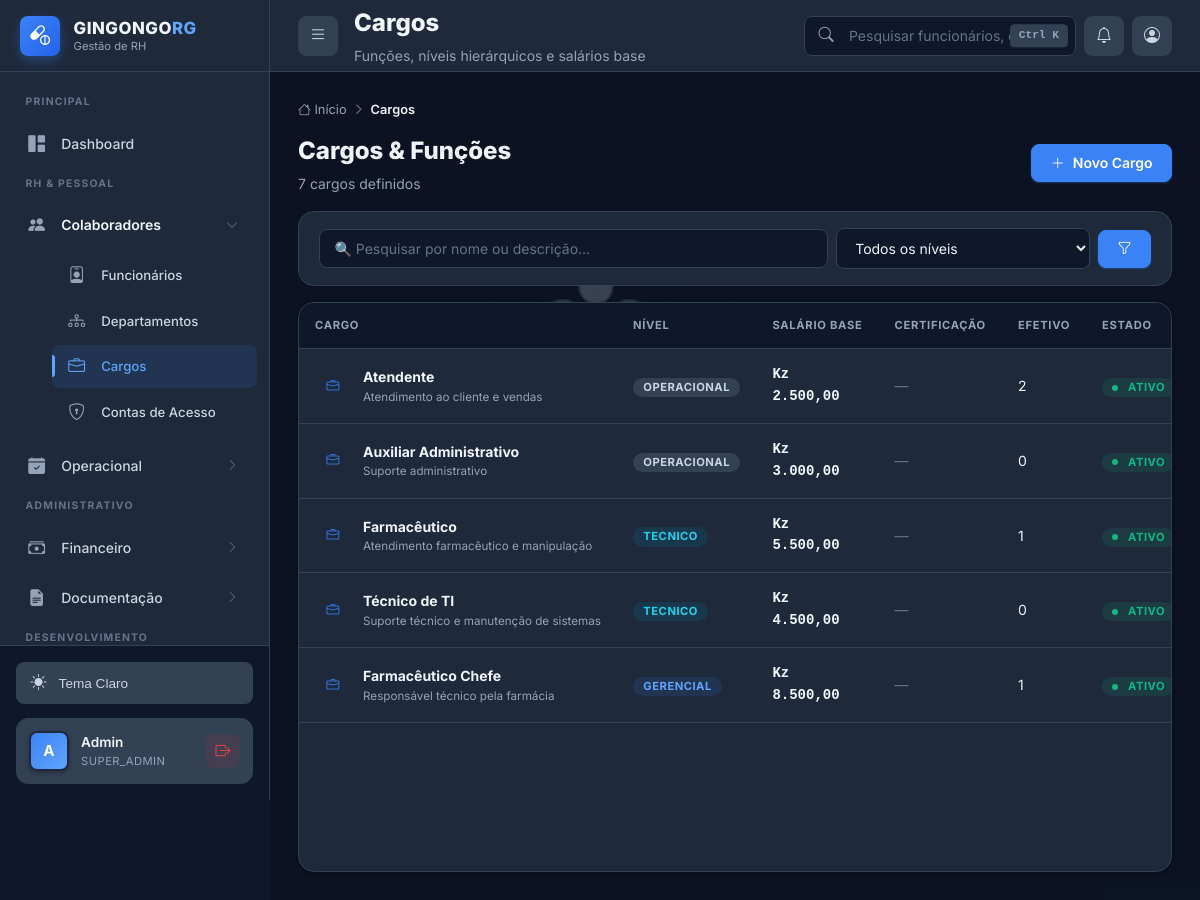
/cargos.php (signed in), run on the app's committed database.
### tables this page shows
CREATE TABLE IF NOT EXISTS cargos (
    id INT AUTO_INCREMENT PRIMARY KEY,
    nome VARCHAR(100) NOT NULL UNIQUE,
    salario_base DECIMAL(10, 2) NOT NULL,
    descricao TEXT,
    nivel_hierarquico ENUM('operacional', 'tecnico', 'gerencial', 'diretivo') DEFAULT 'operacional',
    requer_certificacao BOOLEAN DEFAULT FALSE,
    ativo BOOLEAN DEFAULT TRUE,
    created_at TIMESTAMP DEFAULT CURRENT_TIMESTAMP,
    updated_at TIMESTAMP DEFAULT CURRENT_TIMESTAMP ON UPDATE CURRENT_TIMESTAMP,
    INDEX idx_ativo (ativo),
    INDEX idx_nivel (nivel_hierarquico)
);

### src/bootstrap.php (called while the page is built, shortened)
<?php
if (!function_exists('kz')) {
    function kz($value) {
        return 'Kz ' . number_format((float)$value, 2, ',', '.');
    }
}

### public/cargos.php (the view, shortened to what this page needs)
<?php
require_once __DIR__ . '/../src/bootstrap.php';
$db = Database::getInstance()->getConnection();
$action = $_GET['action'] ?? 'list';
if ($action === 'list') {
    $busca = trim($_GET['busca'] ?? '');
    $sql = "SELECT c.*, (SELECT COUNT(*) FROM funcionarios f WHERE f.cargo_id = c.id AND f.status = 'ativo') as total
            FROM cargos c WHERE 1=1";
    $params = [];
    $sql .= " ORDER BY c.nivel_hierarquico, c.nome";
    $stmt = $db->prepare($sql);
    $stmt->execute($params);
    $cargos = $stmt->fetchAll();
}
?>
<!DOCTYPE html>
<html lang="pt-BR">
<head>
    <link rel="stylesheet" href="https://cdn.jsdelivr.net/npm/bootstrap-icons@1.11.3/font/bootstrap-icons.min.css">
    <link rel="stylesheet" href="css/style-2026.css">
</head>
<body class="dashboard-body">
    <div class="app-wrapper">
        <?php include 'includes/sidebar.php'; ?>
        <div class="main-area" id="mainArea">
            <?php include 'includes/topbar.php'; ?>
            <div class="content-body">
                <nav>
                    <ol class="breadcrumb">
                        <li class="breadcrumb-item"><a href="dashboard.php"><i class="bi bi-house"></i> Início</a></li>
                        <li class="breadcrumb-item active">Cargos</li>
                    </ol>
                </nav>
                <?php if ($action === 'list'): ?>
                    <div class="d-flex justify-content-between align-items-center mb-3" style="flex-wrap: wrap; gap: 1rem;">
                        <div>
                            <h2 style="font-size: 1.5rem; font-weight: 800; margin: 0;">Cargos & Funções</h2>
                            <p style="color: var(--text-muted); margin: 0.25rem 0 0; font-size: 0.875rem;"><?php echo count($cargos); ?> cargos definidos</p>
                        </div>
                        <a href="?action=create" class="btn btn-primary"><i class="bi bi-plus-lg"></i> Novo Cargo</a>
                    </div>
                    <form class="filter-bar" method="GET">
                        <div style="flex: 2; min-width: 220px;">
                            <input type="text" name="busca" class="form-control" placeholder="🔍 Pesquisar por nome ou descrição..." value="<?php echo htmlspecialchars($busca); ?>">
                        </div>
                        <div style="flex: 1; min-width: 160px;">
                            <select name="nivel" class="form-select">
                                <option value="">Todos os níveis</option>
                            </select>
                        </div>
                        <button type="submit" class="btn btn-primary"><i class="bi bi-funnel"></i></button>
                    </form>
                    <div class="card">
                        <div class="table-responsive">
                            <table class="data-table">
                                <thead>
                                    <tr>
                                        <th>Cargo</th>
                                        <th>Nível</th>
                                        <th>Salário Base</th>
                                        <th>Certificação</th>
                                        <th>Efetivo</th>
                                        <th>Estado</th>
                                    </tr>
                                </thead>
                                <tbody>
                                    <?php if (empty($cargos)): ?>
                                        <tr><td colspan="7">
                                            <div class="empty-state">
                                                <i class="bi bi-briefcase"></i>
                                                <h4>Nenhum cargo</h4>
                                                <p>Crie cargos para classificar os funcionários.</p>
                                                <a href="?action=create" class="btn btn-primary"><i class="bi bi-plus-lg"></i> Criar</a>
                                            </div>
                                        </td></tr>
                                    <?php else: foreach ($cargos as $c): ?>
                                        <tr>
                                            <td>
                                                <div class="user-cell">
                                                    <div class="user-avatar-sm" style="background: var(--primary-50); color: var(--primary);">
                                                        <i class="bi bi-briefcase"></i>
                                                    </div>
                                                    <div>
                                                        <strong><?php echo htmlspecialchars($c['nome']); ?></strong>
                                                        <?php if ($c['descricao']): ?>
                                                            <small style="color: var(--text-muted); display: block; max-width: 280px; overflow: hidden; text-overflow: ellipsis; white-space: nowrap;"><?php echo htmlspecialchars($c['descricao']); ?></small>
                                                        <?php endif; ?>
                                                    </div>
                                                </div>
                                            </td>
                                            <td>
                                                <span class="badge badge-<?php echo ['operacional' => 'neutral', 'tecnico' => 'info', 'gerencial' => 'primary', 'diretivo' => 'warning'][$c['nivel_hierarquico']] ?? 'neutral'; ?>">
                                                    <?php echo ucfirst($c['nivel_hierarquico']); ?>
                                                </span>
                                            </td>
                                            <td style="font-family: var(--font-mono); font-weight: 600;">
                                                <?php echo kz($c['salario_base']); ?>
                                            </td>
                                            <td>
                                                <?php if ($c['requer_certificacao']): ?>
                                                    <span class="badge badge-warning"><i class="bi bi-capsule"></i> Requer</span>
                                                <?php else: ?>
                                                    <span style="color: var(--text-faint);">—</span>
                                                <?php endif; ?>
                                            </td>
                                            <td><?php echo (int)$c['total']; ?></td>
                                            <td>
                                                <span class="badge <?php echo $c['ativo'] ? 'badge-success' : 'badge-neutral'; ?>">
                                                    <span class="badge-dot"></span>
                                                    <?php echo $c['ativo'] ? 'Ativo' : 'Inativo'; ?>
                                                </span>
                                            </td>
                                        </tr>
                                    <?php endforeach; endif; ?>
                                </tbody>
                            </table>
                        </div>
                    </div>
                <?php endif; ?>
            </div>
        </div>
    </div>
</body>
</html>

### data on the page
cargos: nome "Atendente", descricao "Atendimento ao cliente e vendas", nivel_hierarquico "OPERACIONAL", salario_base "Kz 2.500,00", total "2", ativo "ATIVO"
cargos: nome "Auxiliar Administrativo", descricao "Suporte administrativo", nivel_hierarquico "OPERACIONAL", salario_base "Kz 3.000,00", total "0", ativo "ATIVO"
cargos: nome "Farmacêutico", descricao "Atendimento farmacêutico e manipulação", nivel_hierarquico "TECNICO", salario_base "Kz 5.500,00", total "1", ativo "ATIVO"
cargos: nome "Técnico de TI", descricao "Suporte técnico e manutenção de sistemas", nivel_hierarquico "TECNICO", salario_base "Kz 4.500,00", total "0", ativo "ATIVO"
cargos: nome "Farmacêutico Chefe", descricao "Responsável técnico pela farmácia", nivel_hierarquico "GERENCIAL", salario_base "Kz 8.500,00", total "1", ativo "ATIVO"

### other printed values
substr($user['username'], 0, 1) "A"
$user['username'] "Admin"
$user['role'] "SUPER_ADMIN"
$pageTitle "Cargos"
$pageSubtitle "Funções, níveis hierárquicos e salários base"
count($cargos) "7"
